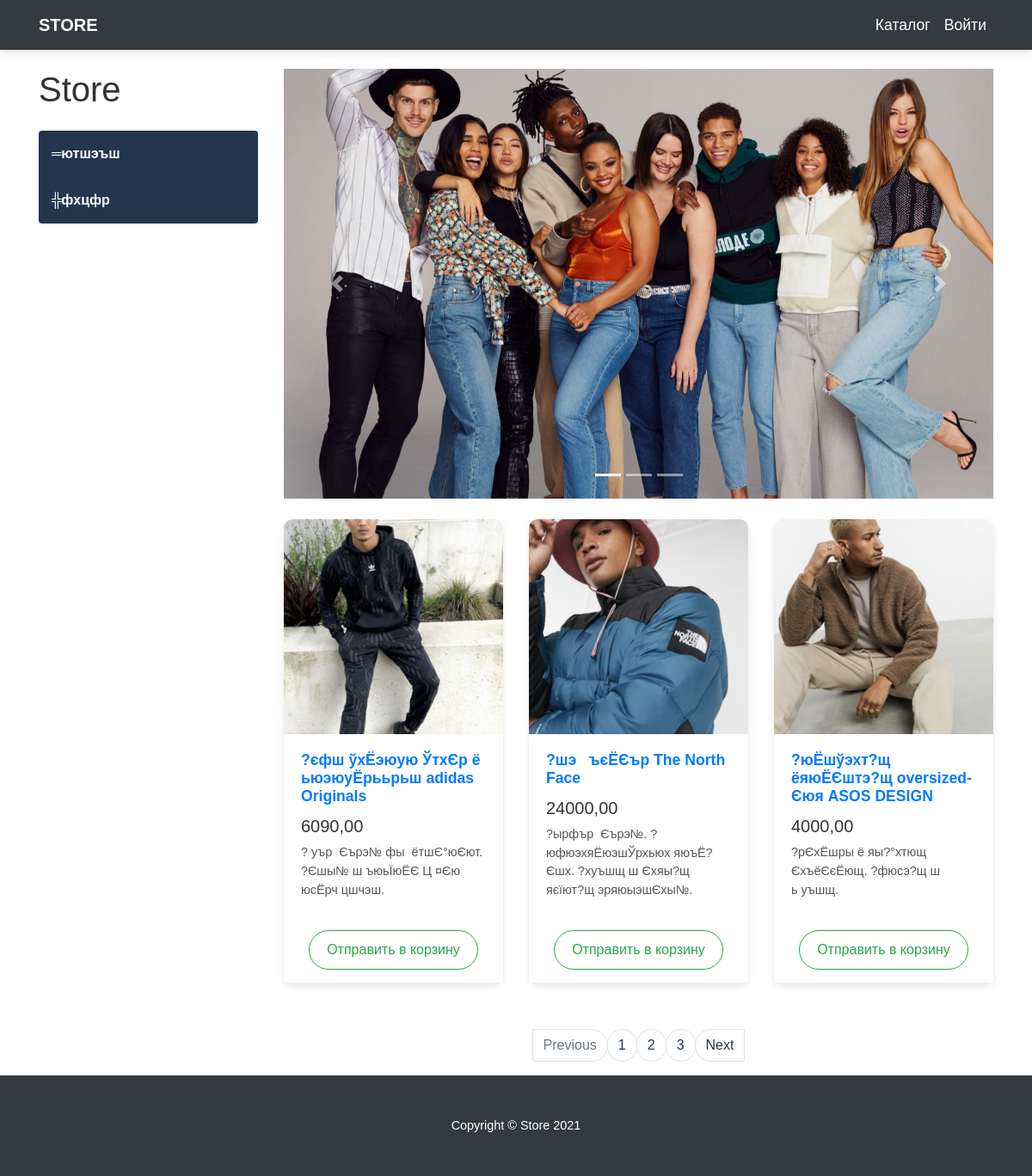
Before: /products/ with the older database file.
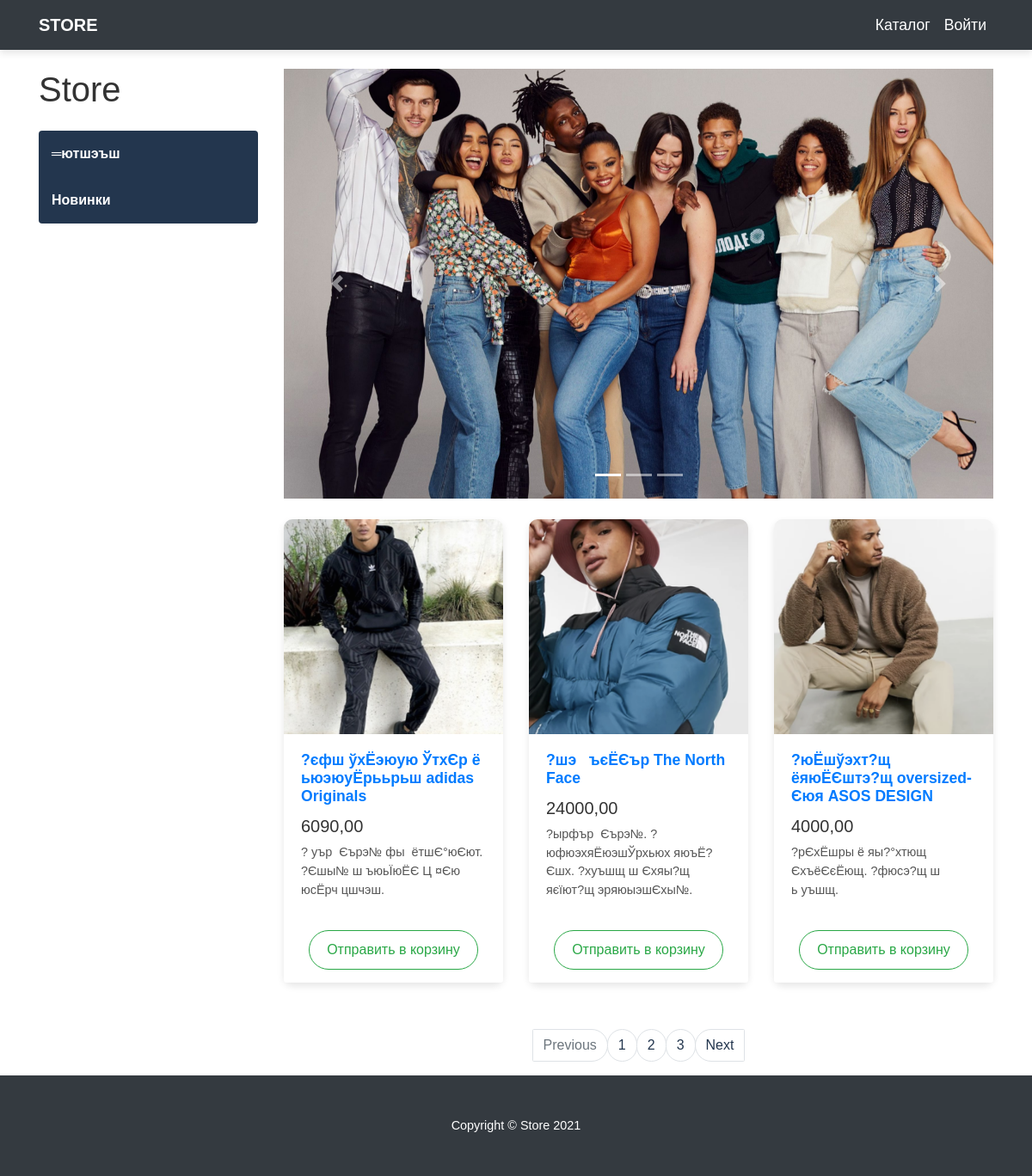
After: the same page with the newer database file.
### products/models.py (models this page shows, shortened)
class ProductCategory(models.Model):
    name = models.CharField(max_length=64, unique=True)
    description = models.TextField(blank=True)

### products/views.py (the view)
# urls.py: path('', products, name='index'),
def products(request):
    context = {
        "title": "каталог",
        "categories": ProductCategory.objects.all(),
        "products": Product.objects.all(),
    }
    return render(request, "products/products.html", context)

### products/templates/products/products.html (shortened to what this page needs)
{% extends 'products/base.html' %}
{% load static %}
{% block css %}
    <link href="{% static 'css/products.css'  %}" rel="stylesheet">
{% endblock %}
{% block context %}
    <div class="container">
    <div class="row">
        <div class="col-lg-3">
            <h1 class="my-4">Store</h1>
            <div class="list-group">
                {% for category in categories %}
                    <a href="#" class="list-group-item">{{ category.name }}</a>
                {% endfor %}
            </div>
        </div>
        <div class="col-lg-9">
            <div id="carouselExampleIndicators" class="carousel slide my-4" data-ride="carousel">
                <ol class="carousel-indicators">
                    <li data-target="#carouselExampleIndicators" data-slide-to="0" class="active"></li>
                    <li data-target="#carouselExampleIndicators" data-slide-to="1"></li>
                    <li data-target="#carouselExampleIndicators" data-slide-to="2"></li>
                </ol>
                <div class="carousel-inner" role="listbox">
                    <div class="carousel-item active">
                        <img class="d-block img-fluid" src="static/vendor/img/slides/slide-1.jpg" alt="First slide">
                    </div>
                </div>
                <a class="carousel-control-prev" href="#carouselExampleIndicators" role="button" data-slide="prev">
                    <span class="carousel-control-prev-icon" aria-hidden="true"></span>
                </a>
                <a class="carousel-control-next" href="#carouselExampleIndicators" role="button" data-slide="next">
                    <span class="carousel-control-next-icon" aria-hidden="true"></span>
                </a>
            </div>
            <div class="row">
                {% for product in products %}
                    <div class="col-lg-4 col-md-6 mb-4">
                        <div class="card h-100">
                            <a href="#">
                                <img class="card-img-top"
                                     src="media/{{ product.image }}"
                                     alt="">
                            </a>
                            <div class="card-body">
                                <h4 class="card-title">
                                    <a href="#">{{ product.name }}</a>
                                </h4>
                                <h5>{{ product.price }}</h5>
                                <p class="card-text">{{ product.description }}</p>
                            </div>
                            <div class="card-footer text-center">
                                <a href="{% url 'products:basket_add' product.id %}">
                                    <button type="button" class="btn btn-outline-success">Отправить в корзину</button>
                                </a>
                            </div>
                        </div>
                    </div>
                {% endfor %}
            </div>
            <nav aria-label="Page navigation example">
                <ul class="pagination justify-content-center">
                    <li class="page-item disabled">
                        <a class="page-link" href="#" tabindex="-1" aria-disabled="true">Previous</a>
                    </li>
                    <li class="page-item"><a class="page-link" href="#">1</a></li>
                    <li class="page-item"><a class="page-link" href="#">2</a></li>
                    <li class="page-item"><a class="page-link" href="#">3</a></li>
                    <li class="page-item">
                        <a class="page-link" href="#">Next</a>
                    </li>
                </ul>
            </nav>
        </div>
    </div>
</div>
{% endblock %}
{% block footer %}
    <footer class="py-5 bg-dark">
        <div class="container">
            <p class="m-0 text-center text-white">Copyright &copy; Store 2021</p>
        </div>
    </footer>
{% endblock %}

Changed rows visible on the page:
changed ProductCategory: name "╬фхцфр" → "Новинки"
